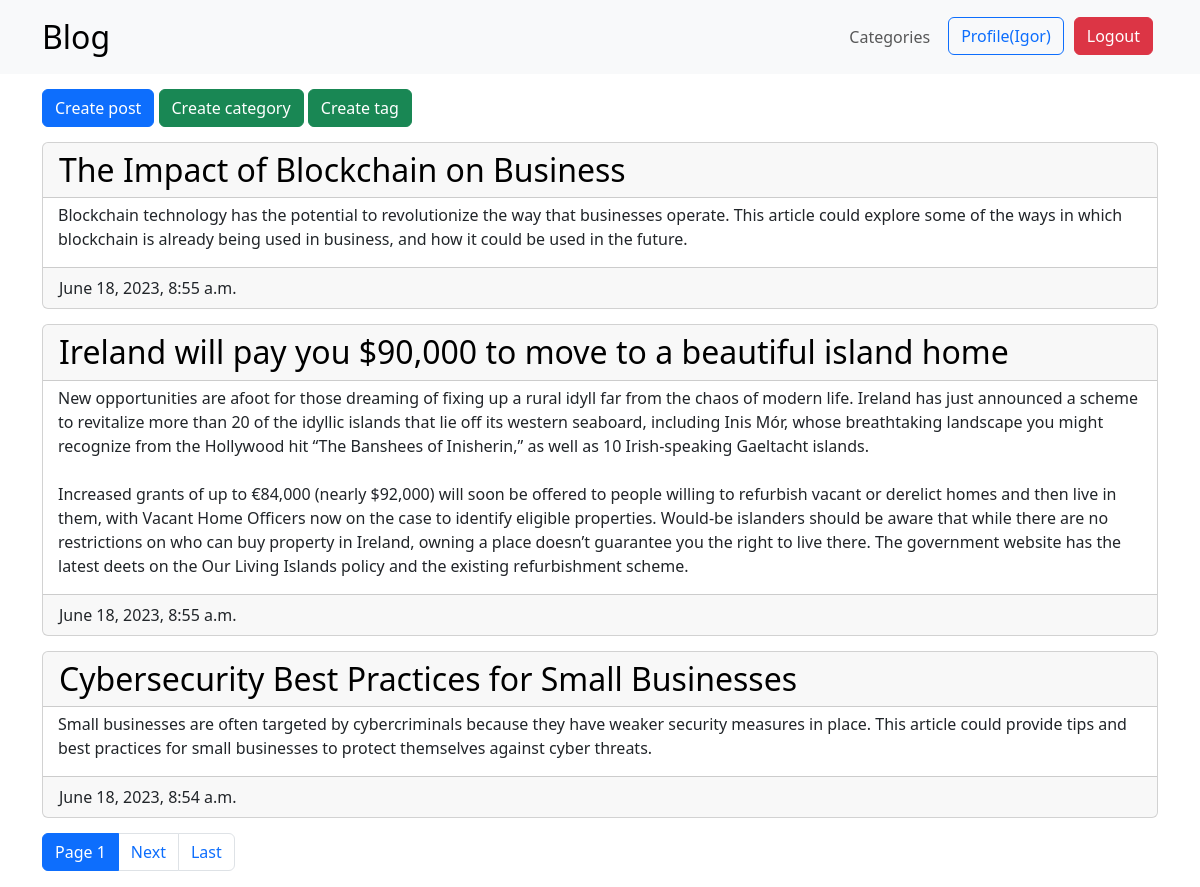
The page /posts (signed in) on the database its author committed.
### Blog/models.py (models this page shows, shortened)
class Post(models.Model):
    title = models.CharField(max_length=120)
    slug = models.SlugField(max_length=255, unique=True, db_index=True, verbose_name="Slug")
    content = models.TextField()
    created_at = models.DateTimeField(auto_now_add=True)
    updated_at = models.DateTimeField(auto_now=True)
    author = models.ForeignKey(User, on_delete=models.CASCADE, related_name="blog_posts")
    category = models.ForeignKey(Category, on_delete=models.CASCADE, related_name="posts")
    tags = models.ManyToManyField(Tag, related_name='posts')
    def get_tags(self):
        return ', '.join([tag.tag_name for tag in self.tags.all()])
    get_tags.short_description = "Admin Names"
    class Meta:
        ordering = ['-created_at']

### Blog/views.py (the view)
# urls.py: path('posts', PostListView.as_view(), name='posts'),
class PostListView(generic.ListView):
    queryset = Post.objects.order_by('-created_at')
    paginate_by = 3
    template_name = 'Blog/post_list.html'

### templates/Blog/post_list.html (shortened to what this page needs)
{% extends 'base.html' %}
{% block content %}
    {% if request.user.is_authenticated %}
        <a href="{% url 'post_create' %}" class="btn btn-primary">Create post</a>
    {% endif %}
    {% if request.user.is_superuser %}
        <a href="{% url 'category_create' %}" class="btn btn-success">Create category</a>
    {% endif %}
    {% if request.user.is_superuser %}
        <a href="{% url 'tag_create' %}" class="btn btn-success">Create tag</a>
    {% endif %}
    {% for post in page_obj %}
        <article class="post card">
            <h2 class="card-header"><a href="posts/{{ post.slug }}" class="post-title">{{ post.title }}</a></h2>
            <p class="card-element">{{ post.content|linebreaksbr }}</p>
            <time class="date card-footer">
                {{ post.created_at }}
            </time>
        </article>
    {% endfor %}
    <nav style="margin-top: 15px;">
        <ul class="pagination">
            <li class="page-item active" aria-current="page">
                <a class="page-link" href="#">Page {{ page_obj.number }}</a>
            </li>
            {% if page_obj.has_next %}
                <li class="page-item"><a class="page-link" href="?page={{ page_obj.next_page_number }}">Next</a></li>
                <li class="page-item"><a class="page-link" href="?page={{ page_obj.paginator.num_pages }}">Last</a></li>
            {% endif %}
        </ul>
    </nav>
{% endblock %}

### templates/base.html (shortened to what this page needs)
{% load static %}
<!DOCTYPE html>
<html lang="en">
<head>
    <link href="https://cdn.jsdelivr.net/npm/bootstrap@5.3.0/dist/css/bootstrap.min.css" rel="stylesheet"
>
    <link rel="stylesheet" href="{% static "css/style.css" %}"/>
</head>
<body>
<nav class="navbar navbar-expand-lg bg-body-tertiary sticky-top">
    <div class="container">
        <div class="collapse navbar-collapse" id="navbarNavDropdown">
            <a class="navbar-brand me-auto mt-2 mt-lg-0" href="{% url 'posts' %}">Blog</a>
            <ul class="navbar-nav">
                <li class="nav-item">
                    <a class="nav-link me-auto mt-2 mt-lg-0" href="{% url 'categories' %}">Categories</a>
                </li>
                {% if request.user.is_authenticated %}
                    <li class="nav-item">
                        <a href="{% url 'profile' %}" class="btn btn-outline-primary">Profile({{ request.user | title }})</a>
                    </li>
                    <li class="nav-item">
                        <a href="{% url 'logout' %}" class="btn btn-danger">Logout</a>
                    </li>
                {% endif %}
            </ul>
        </div>
    </div>
</nav>
<main class="container">
    <div class="row">
        <div class="col">
            {% block content %}
            {% endblock %}
        </div>
    </div>
</main>
</body>
</html>

### static/css/style.css (style rules this page uses)
.navbar { margin-bottom: 15px; }
.nav-item { padding: 5px; }
.post { margin-top: 15px; }
.post-title { text-decoration: none; color: black; }
.card-element { padding-top: 5px; padding-left: 15px; padding-right: 8px; }
.navbar-brand { font-size: 32px; }

### rows shown on the page
Post: title "The Impact of Blockchain on Business", content "Blockchain technology has the potential to revolutionize the way that businesses operate. This article could explore some of the ways in which blockchain is already being used in business, and how it could be used in the future.", created_at "June 18, 2023, 8:55 a.m."
Post: title "Ireland will pay you $90,000 to move to a beautiful island home", content "New opportunities are afoot for those dreaming of fixing up a rural idyll far from the chaos of modern life. Ireland has just announced a scheme to revitalize more than 20 of the idyllic islands that lie off its western seaboard, including Inis Mór, whose breathtaking landscape you might recognize from the Hollywood hit “The Banshees of Inisherin,” as well as 10 Irish-speaking Gaeltacht islands. Increased grants of up to €84,000 (nearly $92,000) will soon be offered to people willing to refurbish vacant or derelict homes and then live in them, with Vacant Home Officers now on the case to identify eligible properties. Would-be islanders should be aware that while there are no restrictions on…", created_at "June 18, 2023, 8:55 a.m."
Post: title "Cybersecurity Best Practices for Small Businesses", content "Small businesses are often targeted by cybercriminals because they have weaker security measures in place. This article could provide tips and best practices for small businesses to protect themselves against cyber threats.", created_at "June 18, 2023, 8:54 a.m."

### other values the page prints
{{ request.user | title }} "Igor"
{{ page_obj.number }} "1"
